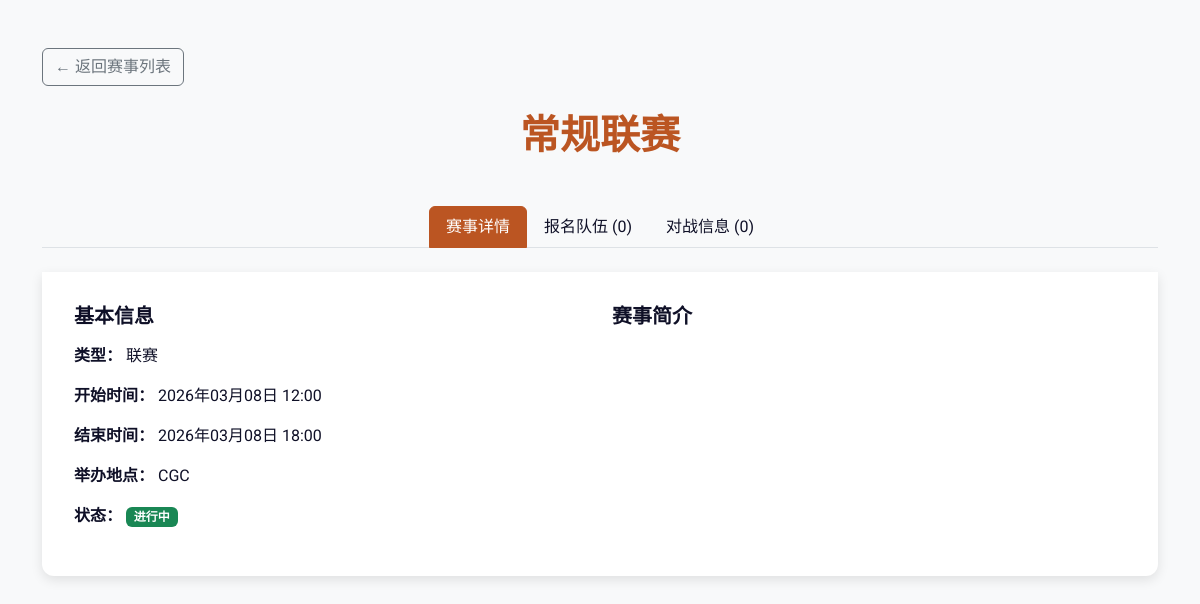
Page /event/4/ on the committed database.
### events/models.py (models this page shows, shortened)
class Event(models.Model):
    name = models.CharField('赛事名称', max_length=200)
    event_type = models.ForeignKey(  # ← 改成 ForeignKey
        EventType,
        on_delete=models.PROTECT,  # 防止删除类型时误删赛事
        related_name='events',
        verbose_name='赛事类型'
    )
    start_time = models.DateTimeField('开始时间')
    end_time = models.DateTimeField('结束时间', null=True, blank=True)
    location = models.CharField('举办地点', max_length=200)
    description = models.TextField('赛事简介', blank=True)
    status = models.CharField('状态', max_length=20, choices=[
        ('upcoming', '即将举行'),
        ('ongoing', '进行中'),
        ('finished', '已结束'),
    ], default='upcoming')
    created_at = models.DateTimeField('创建时间', auto_now_add=True)
    class Meta:
        ordering = ['-start_time']
        verbose_name = '赛事'
        verbose_name_plural = '赛事'

class EventType(models.Model):
    name = models.CharField('类型名称', max_length=100, unique=True)  # 如 “男子双打”、“女子双打”
    description = models.TextField('描述', blank=True)
    created_at = models.DateTimeField('创建时间', auto_now_add=True)
    class Meta:
        verbose_name = '赛事类型'
        verbose_name_plural = '赛事类型'
        ordering = ['name']

### events/views.py (the view)
# urls.py: path('event/<int:pk>/', views.event_detail, name='event_detail'),
def event_detail(request, pk):
    event = get_object_or_404(Event, pk=pk)
    return render(request, 'events/detail.html', {'event': event})

### events/templates/events/detail.html (shortened to what this page needs)
<!DOCTYPE html>
<html lang="zh">
<head>
    <link href="https://cdn.jsdelivr.net/npm/bootstrap@5.3.3/dist/css/bootstrap.min.css" rel="stylesheet">
</head>
<body>
    <div class="container py-5">
        <a href="{% url 'event_list' %}" class="btn btn-outline-secondary mb-4">← 返回赛事列表</a>
        <h1 class="text-center mb-5 fw-bold" style="color: var(--rg-red);">{{ event.name }}</h1>
        <ul class="nav nav-tabs justify-content-center mb-4" id="eventTabs" role="tablist">
            <li class="nav-item" role="presentation">
                <button class="nav-link active" id="details-tab" data-bs-toggle="tab" data-bs-target="#details" type="button" role="tab" aria-controls="details" aria-selected="true">
                    赛事详情
                </button>
            </li>
            <li class="nav-item" role="presentation">
                <button class="nav-link" id="teams-tab" data-bs-toggle="tab" data-bs-target="#teams" type="button" role="tab" aria-controls="teams" aria-selected="false">
                    报名队伍 ({{ event.teams.count }})
                </button>
            </li>
            <li class="nav-item" role="presentation">
                <button class="nav-link" id="matches-tab" data-bs-toggle="tab" data-bs-target="#matches" type="button" role="tab" aria-controls="matches" aria-selected="false">
                    对战信息 ({{ event.matches.count }})
                </button>
            </li>
        </ul>
        <div class="tab-content" id="eventTabsContent">
            <div class="tab-pane fade show active" id="details" role="tabpanel" aria-labelledby="details-tab">
                <div class="row">
                    <div class="col-md-6">
                        <h5 class="mb-3">基本信息</h5>
                        <p><strong>类型：</strong> {{ event.event_type.name }}</p>
                        <p><strong>开始时间：</strong> {{ event.start_time|date:"Y年m月d日 H:i" }}</p>
                        {% if event.end_time %}
                        <p><strong>结束时间：</strong> {{ event.end_time|date:"Y年m月d日 H:i" }}</p>
                        {% endif %}
                        <p><strong>举办地点：</strong> {{ event.location }}</p>
                        <p><strong>状态：</strong>
                            <span class="badge
                                {% if event.status == 'upcoming' %}bg-primary
                                {% elif event.status == 'ongoing' %}bg-success
                                {% else %}bg-secondary{% endif %}">
                                {% if event.status == 'upcoming' %}等待挑战
                                {% elif event.status == 'ongoing' %}进行中
                                {% else %}已结束{% endif %}
                            </span>
                        </p>
                    </div>
                    <div class="col-md-6">
                        <h5 class="mb-3">赛事简介</h5>
                    </div>
                </div>
            </div>
        </div>
    </div>
</body>
</html>

### events/templates/events/detail.html (style rules this page uses)
:root { --rg-red: #bb5522; --rg-green: #06492d; --rg-dark: #0f1027; --rg-gray: #9aa099; --rg-light: #f8f9fa; }
body { font-family: 'Roboto', sans-serif; background-color: var(--rg-light); color: var(--rg-dark); }
h1, h2, h5 { font-family: 'Playfair Display', serif; font-weight: 700; }
.nav-tabs .nav-link { color: var(--rg-dark); border-color: transparent; }
.nav-tabs .nav-link.active { color: white; background-color: var(--rg-red); border-color: var(--rg-red); }
.tab-content { background: white; border-radius: 0 0 12px 12px; padding: 2rem; box-shadow: 0 4px 12px rgba(0,0,0,0.1); }

### rows in the picture
Event: name "常规联赛", teams.count "0", matches.count "0", event_type.name "联赛", start_time "2026年03月08日 12:00", end_time "2026年03月08日 18:00", location "CGC"
